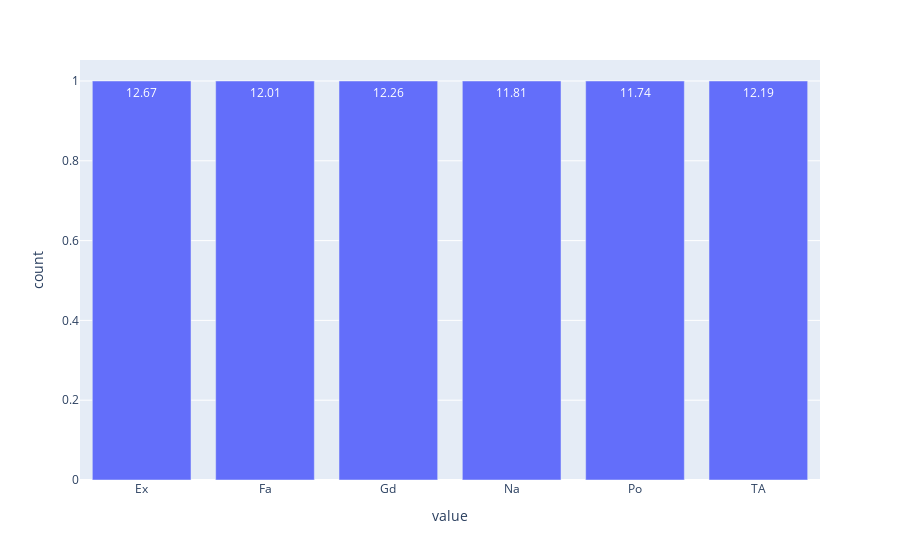

Source (notebook cell):
### Code cell
fig = px.bar(combined.groupby('FireplaceQu',dropna=False).agg({'SalePrice':'mean'}).reset_index().round(2),text = 'SalePrice')
fig.update_layout(showlegend=False).show()

### Figure 1 — Plotly figure (JSON) as saved in the notebook; plotly's stock layout.template omitted (floating-point values rounded to 4 significant figures)
{"data": [{"alignmentgroup": "True", "hovertemplate": "variable=FireplaceQu<br>value=%{x}<br>count=%{y}<br>SalePrice=%{text}<extra></extra>", "legendgroup": "FireplaceQu", "marker": {"color": "#636efa"}, "name": "FireplaceQu", "offsetgroup": "FireplaceQu", "orientation": "v", "showlegend": true, "text": [12.67, 12.01, 12.26, 11.81, 11.74, 12.19], "textposition": "auto", "type": "bar", "x": ["Ex", "Fa", "Gd", "Na", "Po", "TA"], "xaxis": "x", "y": [1, 1, 1, 1, 1, 1], "yaxis": "y"}], "layout": {"autosize": true, "barmode": "relative", "legend": {"title": {"text": "variable"}, "tracegroupgap": 0}, "margin": {"t": 60}, "showlegend": false, "xaxis": {"anchor": "y", "autorange": true, "domain": [0, 1], "range": [-0.5, 5.5], "title": {"text": "value"}, "type": "category"}, "yaxis": {"anchor": "x", "autorange": true, "domain": [0, 1], "range": [0, 1.053], "title": {"text": "count"}, "type": "linear"}}}
